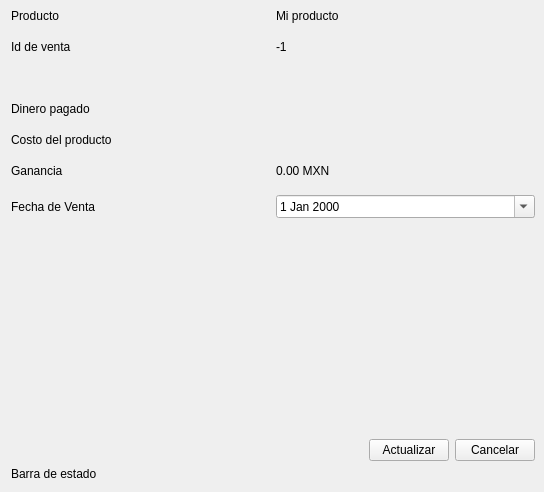
<?xml version="1.0" encoding="UTF-8"?>
<ui version="4.0">
 <class>Frame</class>
 <widget class="QFrame" name="Frame">
  <property name="geometry">
   <rect>
    <x>0</x>
    <y>0</y>
    <width>544</width>
    <height>492</height>
   </rect>
  </property>
  <property name="windowTitle">
   <string>Frame</string>
  </property>
  <layout class="QVBoxLayout" name="verticalLayout">
   <property name="topMargin">
    <number>0</number>
   </property>
   <property name="rightMargin">
    <number>0</number>
   </property>
   <item>
    <widget class="QFrame" name="main_content_frame">
     <property name="frameShape">
      <enum>QFrame::NoFrame</enum>
     </property>
     <property name="frameShadow">
      <enum>QFrame::Raised</enum>
     </property>
     <layout class="QVBoxLayout" name="verticalLayout_2">
      <property name="leftMargin">
       <number>0</number>
      </property>
      <property name="topMargin">
       <number>0</number>
      </property>
      <property name="rightMargin">
       <number>0</number>
      </property>
      <property name="bottomMargin">
       <number>0</number>
      </property>
      <item>
       <widget class="QFrame" name="grid_form_frame">
        <property name="frameShape">
         <enum>QFrame::NoFrame</enum>
        </property>
        <property name="frameShadow">
         <enum>QFrame::Raised</enum>
        </property>
        <layout class="QGridLayout" name="gridLayout">
         <property name="leftMargin">
          <number>0</number>
         </property>
         <property name="verticalSpacing">
          <number>17</number>
         </property>
         <item row="6" column="0">
          <widget class="QLabel" name="label_5">
           <property name="text">
            <string>Fecha de Venta</string>
           </property>
          </widget>
         </item>
         <item row="1" column="1">
          <widget class="QLabel" name="sale_id_label">
           <property name="text">
            <string>-1</string>
           </property>
          </widget>
         </item>
         <item row="0" column="0">
          <widget class="QLabel" name="product_label">
           <property name="text">
            <string>Producto</string>
           </property>
          </widget>
         </item>
         <item row="4" column="0">
          <widget class="QLabel" name="label_4">
           <property name="text">
            <string>Costo del producto</string>
           </property>
          </widget>
         </item>
         <item row="0" column="1">
          <widget class="QLabel" name="product_name_label">
           <property name="text">
            <string>Mi producto</string>
           </property>
          </widget>
         </item>
         <item row="6" column="1">
          <widget class="QDateEdit" name="sale_date_edit">
           <property name="calendarPopup">
            <bool>true</bool>
           </property>
          </widget>
         </item>
         <item row="1" column="0">
          <widget class="QLabel" name="label">
           <property name="text">
            <string>Id de venta</string>
           </property>
          </widget>
         </item>
         <item row="3" column="0">
          <widget class="QLabel" name="label_3">
           <property name="text">
            <string>Dinero pagado</string>
           </property>
          </widget>
         </item>
         <item row="5" column="0">
          <widget class="QLabel" name="label_2">
           <property name="text">
            <string>Ganancia</string>
           </property>
          </widget>
         </item>
         <item row="5" column="1">
          <widget class="QLabel" name="profit_value_label">
           <property name="text">
            <string>0.00 MXN</string>
           </property>
          </widget>
         </item>
         <item row="2" column="0">
          <widget class="QLabel" name="label_6">
           <property name="text">
            <string/>
           </property>
          </widget>
         </item>
        </layout>
       </widget>
      </item>
      <item>
       <spacer name="verticalSpacer">
        <property name="orientation">
         <enum>Qt::Vertical</enum>
        </property>
        <property name="sizeType">
         <enum>QSizePolicy::MinimumExpanding</enum>
        </property>
        <property name="sizeHint" stdset="0">
         <size>
          <width>20</width>
          <height>40</height>
         </size>
        </property>
       </spacer>
      </item>
      <item>
       <widget class="QFrame" name="frame_2">
        <property name="frameShape">
         <enum>QFrame::NoFrame</enum>
        </property>
        <property name="frameShadow">
         <enum>QFrame::Raised</enum>
        </property>
        <layout class="QHBoxLayout" name="horizontalLayout">
         <property name="bottomMargin">
          <number>0</number>
         </property>
         <item>
          <spacer name="horizontalSpacer">
           <property name="orientation">
            <enum>Qt::Horizontal</enum>
           </property>
           <property name="sizeType">
            <enum>QSizePolicy::Expanding</enum>
           </property>
           <property name="sizeHint" stdset="0">
            <size>
             <width>40</width>
             <height>20</height>
            </size>
           </property>
          </spacer>
         </item>
         <item>
          <widget class="QPushButton" name="update_button">
           <property name="cursor">
            <cursorShape>PointingHandCursor</cursorShape>
           </property>
           <property name="text">
            <string>Actualizar</string>
           </property>
          </widget>
         </item>
         <item>
          <widget class="QPushButton" name="cancel_button">
           <property name="cursor">
            <cursorShape>PointingHandCursor</cursorShape>
           </property>
           <property name="text">
            <string>Cancelar</string>
           </property>
          </widget>
         </item>
        </layout>
       </widget>
      </item>
     </layout>
    </widget>
   </item>
   <item>
    <widget class="QLabel" name="status_bar_label">
     <property name="text">
      <string>Barra de estado</string>
     </property>
    </widget>
   </item>
  </layout>
 </widget>
 <resources/>
 <connections/>
</ui>
